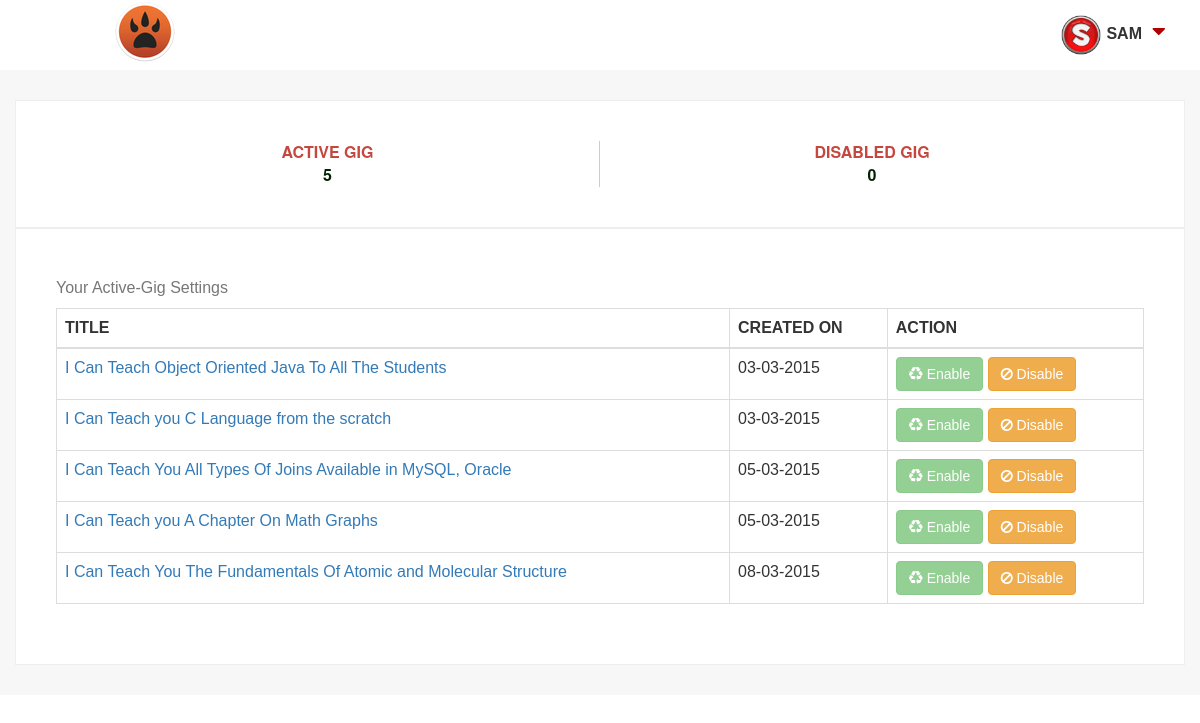
The app's page /activecast.php (signed in) with its own data.
### tables this page shows
CREATE TABLE IF NOT EXISTS `members` (
  `id` int(11) NOT NULL AUTO_INCREMENT,
  `email` varchar(255) NOT NULL,
  `username` varchar(255) DEFAULT NULL,
  `password` varchar(255) DEFAULT NULL,
  `verified` tinyint(4) DEFAULT '0',
  `created_at` timestamp NOT NULL DEFAULT CURRENT_TIMESTAMP,
  `updated_at` timestamp NOT NULL DEFAULT '0000-00-00 00:00:00',
  `avatar` varchar(255) DEFAULT 'avatar/user.jpg',
  `place` varchar(50) NOT NULL DEFAULT 'Ludhiana',
  `language` varchar(50) NOT NULL DEFAULT 'English',
  `bio` text NOT NULL,
  PRIMARY KEY (`id`)
);

CREATE TABLE IF NOT EXISTS `posts` (
  `id` int(11) NOT NULL AUTO_INCREMENT,
  `title` varchar(255) NOT NULL,
  `category_id` int(11) NOT NULL,
  `coverimg` varchar(255) NOT NULL,
  `description` text NOT NULL,
  `status` tinyint(4) NOT NULL DEFAULT '1',
  `member_id` int(11) NOT NULL,
  `created_at` timestamp NOT NULL DEFAULT CURRENT_TIMESTAMP,
  `updated_at` timestamp NOT NULL DEFAULT '0000-00-00 00:00:00',
  PRIMARY KEY (`id`)
);

### activecast.php (the view, shortened to what this page needs)
<?php
	include_once("include/db_conx.php");
	$userid = (isset($_SESSION["id"])) ? mysqli_real_escape_string($db_conx,$_SESSION["id"]) : NULL;
	include_once("include/header.php");
?>
<?php
	$totalacts = mysqli_query($db_conx,"SELECT * FROM posts WHERE status='1' AND member_id='$userid'");
	$totalactiveclass = mysqli_num_rows($totalacts);
	$totaldeacts = mysqli_query($db_conx,"SELECT * FROM posts WHERE status='0' AND member_id='$userid'");
	$totaldeactiveclass = mysqli_num_rows($totaldeacts);
?>
<div class="content">
	<div class="actsess">
		<div class="myactivesess container">
			<div class="col-xs-6">ACTIVE GIG <span><?php echo $totalactiveclass; ?></span> </div>
			<div class="col-xs-6">DISABLED GIG <span><?php echo $totaldeactiveclass; ?></span> </div>
		</div>
		<div class="myactivesesstable container">
			<table class="table table-bordered">
			   <caption>Your Active-Gig Settings</caption>
			   <thead>
			      <tr>
			         <th>TITLE</th>
			         <th>CREATED ON</th>
			         <th>ACTION</th>
			      </tr>
			   </thead>
			   <tbody>
			   	<?php
			   		if(isset($userid)){
						$actqry = mysqli_query($db_conx,"SELECT * FROM posts WHERE member_id='$userid'");
						while($arr = mysqli_fetch_assoc($actqry)){
							$timest = strtotime($arr["created_at"]);
							$created_at = date("d-m-Y", $timest);
							echo '<tr>
			         <td><a href="post.php?id='.$arr["id"].'">'.$arr["title"].'</a></td>
			         <td>'.$created_at.'</td>
			         <td>
			         	';
			         	if($arr["status"] != 0){
			         		echo '	<form action="" method="POST">
			         					<input type="hidden" name="postid" value="'.$arr["id"].'"/>
			         					<button type="submit" name="enable" class="btn btn-success" disabled="disabled"><i class="fa fa-recycle"></i> Enable</button>
			         					<button type="submit" name="disable" class="btn btn-warning"><i class="fa fa-ban"></i> Disable</button>
			         				</form>
			         				';
			         	}
			         echo '</td>
			      </tr>';
						}
					}
			   	?>
			   </tbody>
			</table>
		</div>
	</div>
</div>

### include/header.php (shortened to what this page needs)
<?php
include_once("include/db_conx.php");
	echo '<!DOCTYPE html>
<html>
<head>
	<meta charset="utf-8">
	<meta http-equiv="X-UA-Compatible" content="IE=edge">
	<title>ScreenCast || Free PHP Based Collaborative Whiteboard</title>
	<script type="text/javascript" src="js/jquery.js"></script>
	<script type="text/javascript" src="js/bootstrap.js"></script>
	<link rel="stylesheet" href="css/bootstrap.css">
	<link rel="stylesheet" href="css/main.css">
	<link rel="stylesheet" href="css/font-awesome.min.css">
    <link rel="icon" type="image/png" href="img/glogo/16x16.png">
	<link href="http://fonts.googleapis.com/css?family=Roboto:400,100,100italic,300,300italic,400italic,500,700,500italic,700italic,900,900italic" rel="stylesheet" type="text/css">
	<link href="http://fonts.googleapis.com/css?family=Cabin+Condensed:400,700,600,500" rel="stylesheet" type="text/css">
</head>
<body>
';
 if(isset($_SESSION["loggedin"]) && $_SESSION["loggedin"] == true){
 	$heluser = $_SESSION['id'];
 	$headusrqery = mysqli_query($db_conx,"SELECT avatar FROM members WHERE id='$heluser' LIMIT 1");
 	$usrheadblaqr = mysqli_fetch_row($headusrqery);
 	echo '
 	<nav class="navbar navbar-default header">
		<div class="container-fluid header-fluid">
			<div class="col-xs-5 col-sm-4 col-sm-offset-1">
				<a href="index.php" class="navbar-brand brand">
					<img src="img/glogo/64x64.png" alt="">
				</a>
			</div>
			<div class="col-xs-7 col-sm-7 pull-right">
				<ul class="nav navbar-nav navbar-right header-right-links">
        			<li id="usersetting" data-toggle="dropdown" aria-expanded="true"><img src="avatar/'.$usrheadblaqr[0].'" alt="">'.$_SESSION['username'].' <i class="fa fa-caret-down"></i></li>
        			<ul class="dropdown-menu" role="menu" aria-labelledby="usersetting">
					    <li role="presentation"><a role="menuitem" tabindex="-1" href="newgig.php">New Screencast</a></li>
					    <li role="presentation"><a role="menuitem" tabindex="-1" href="activecast.php">Active Cast</a></li>
					    <li role="presentation"><a role="menuitem" tabindex="-1" href="setting.php">Settings</a></li>
					    <li role="presentation"><a role="menuitem" tabindex="-1" href="logout.php">Logout</a></li>
					</ul>
        		</ul>
			</div>
		</div>
	</nav>';
}
?>

### css/main.css (style rules this page uses)
html, body { font-family: 'Montserrat', sans-serif; font-size: 100%; background:#fff; }
body a { transition:0.5s all; -webkit-transition:0.5s all; -moz-transition:0.5s all; -o-transition:0.5s all; -ms-transition:0.5s all; }
.header { background:#fff; padding:0; border: none; margin-bottom: 0px; min-height: 70px; }
.header-fluid { min-height: 70px; }
.navbar-brand { padding: 0px; min-height: 70px; }
.header-right-links, .header-right-links>li { min-height: 70px; }
.content { background-color: #f3f1f2; }
.header-right-links > li > img { width: 40px; height: 40px; }
.header-right-links > li { text-align: center; font-weight: bold; }
.header-right-links > li > i { font-size: 22px; color: #b10000; padding: 21px 20px 0px 6px; }
#usersetting { text-transform: uppercase; cursor: pointer; }
#usersetting >img { margin-right: 5px; }
.actsess { padding-top: 30px; background-color: #f7f7f7; padding-bottom: 30px; }
.myactivesess, .myactivesesstable { background-color: #fff; border: 1px solid #eee; padding: 40px; }
.myactivesess >div { font-weight: bold; color: #C5473F; font-family: "Helvetica Neue", Arial, "Liberation Sans", FreeSans, sans-serif; text-align: center; border-right: 1px solid #cccccc; }
.myactivesess >div:last-child { border-right: none; }
.myactivesess >div>span { display: block; font-weight: bold; color: #002200; text-align: center; }

### records on screen
members: avatar (picture)
posts: title "I Can Teach Object Oriented Java To All The Students", created_at "03-03-2015"
posts: title "I Can Teach you C Language from the scratch", created_at "03-03-2015"
posts: title "I Can Teach You All Types Of Joins Available in MySQL, Oracle", created_at "05-03-2015"
posts: title "I Can Teach you A Chapter On Math Graphs", created_at "05-03-2015"
posts: title "I Can Teach You The Fundamentals Of Atomic and Molecular Structure", created_at "08-03-2015"

### other values on screen
$_SESSION['username'] "SAM"
$totalactiveclass "5"
$totaldeactiveclass "0"
